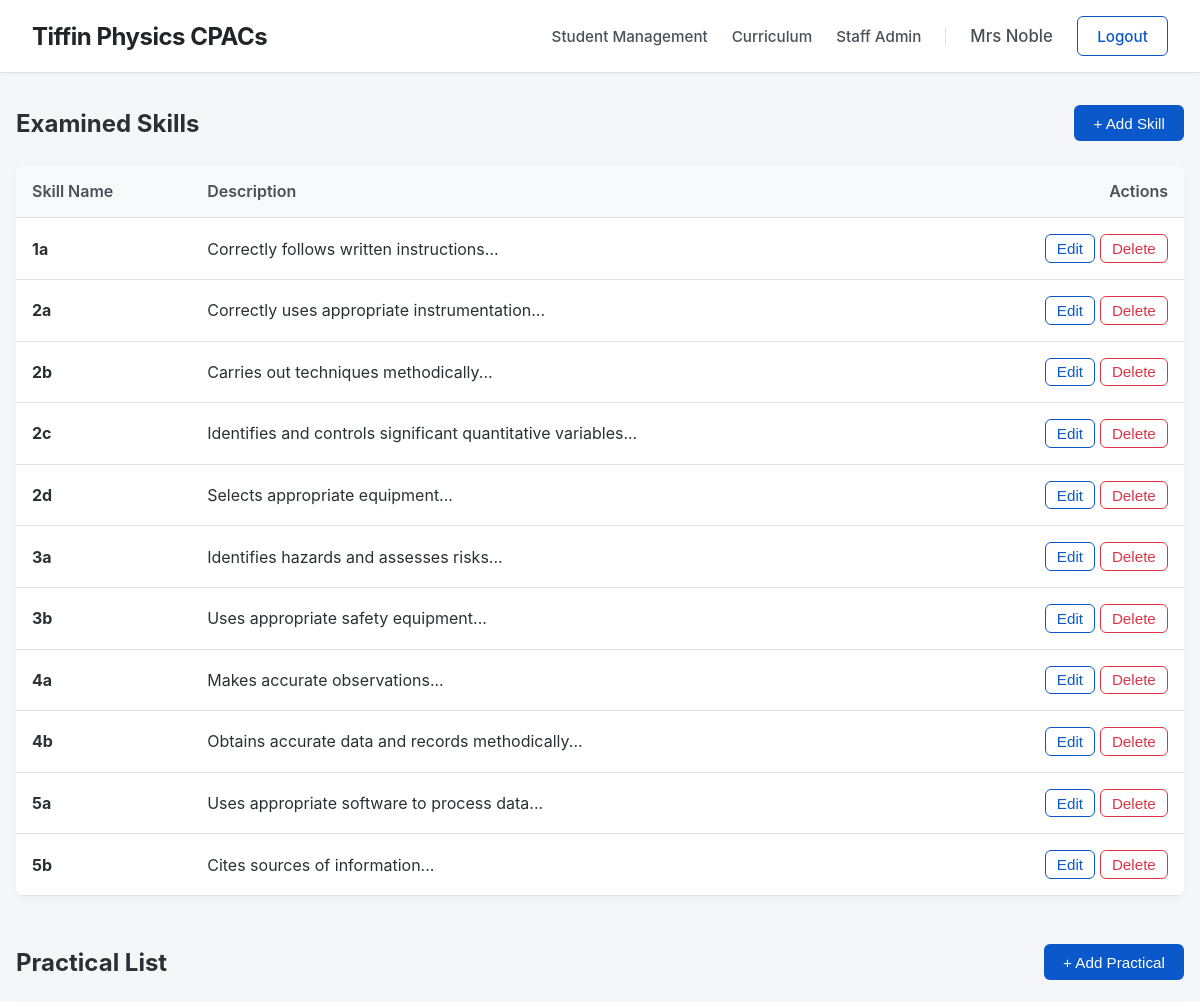
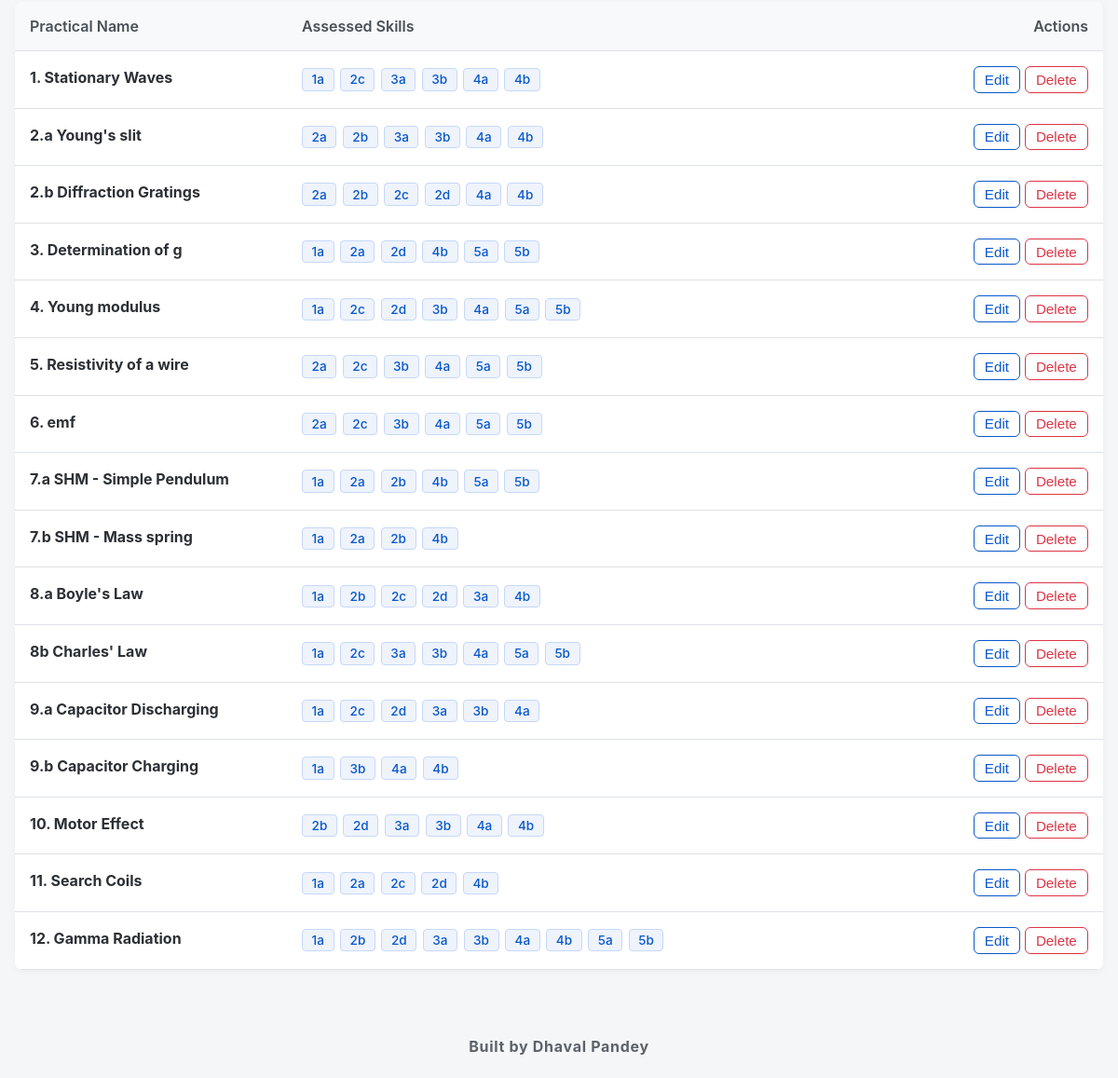
The app's page /curriculum (signed in) with its own data (2 pictures, top to bottom).
### app.py (models this page shows, shortened)
class Teacher(UserMixin, db.Model):
    id = db.Column(db.Integer, primary_key=True)
    email = db.Column(db.String(150), unique=True, nullable=False)
    password = db.Column(db.String(200), nullable=True)
    title = db.Column(db.String(10), nullable=False)
    first_name = db.Column(db.String(100), nullable=False)
    last_name = db.Column(db.String(100), nullable=False)
    @property
    def role(self): return 'teacher'

class Skill(db.Model):
    id = db.Column(db.Integer, primary_key=True)
    name = db.Column(db.String(10), unique=True, nullable=False)
    description = db.Column(db.String(500), nullable=False)

class Practical(db.Model):
    id = db.Column(db.Integer, primary_key=True)
    name = db.Column(db.String(150), nullable=False)
    description = db.Column(db.String(500), nullable=True)

### app.py (the view)
@app.route('/curriculum')
@teacher_required
def curriculum_management():
    skills = Skill.query.order_by(Skill.name).all()
    practicals = Practical.query.all()
    return render_template('curriculum_management.html', skills=skills, practicals=practicals)

### app.py (called while the page is built)
@login_manager.user_loader
def load_user(user_id):
    if user_id.startswith('teacher_'): return Teacher.query.get(int(user_id.split('_')[1]))
    elif user_id.startswith('student_'): return Student.query.get(int(user_id.split('_')[1]))
    return None

def teacher_required(f):
    @wraps(f)
    def decorated_function(*args, **kwargs):
        if not current_user.is_authenticated or current_user.role != 'teacher': abort(403)
        return f(*args, **kwargs)
    return decorated_function

### templates/curriculum_management.html (shortened to what this page needs)
{% extends 'base.html' %} {% block content %}
<div class="section-header">
    <h2 style="margin: 0">Examined Skills</h2>
    <button class="btn" onclick="document.getElementById('addSkillModal').style.display = 'flex'">+ Add Skill</button>
</div>
<table class="data-table">
    <tr>
        <th style="width: 15%">Skill Name</th>
        <th>Description</th>
        <th style="text-align: right; width: 20%">Actions</th>
    </tr>
    {% for sk in skills %}
    <tr>
        <td style="font-weight: bold;">{{ sk.name }}</td>
        <td>{{ sk.description }}</td>
        <td style="text-align: right">
            <button class="btn btn-outline" style="padding: 0.3rem 0.7rem" onclick="openEditSkill({{ sk.id }}, '{{ sk.name|replace("'", "\\'") }}', '{{ sk.description|replace("'", "\\'") }}')">Edit</button>
            <form method="POST" action="{{ url_for('delete_skill', id=sk.id) }}" style="display: inline" onsubmit="return confirm('WARNING: Deleting this skill will remove all associated student marks for this specific skill. Continue?');">
                <button type="submit" class="btn btn-danger" style="padding: 0.3rem 0.7rem">Delete</button>
            </form>
        </td>
    </tr>
    {% endfor %}
</table>
<div class="section-header">
    <h2 style="margin: 0">Practical List</h2>
    <button class="btn" onclick="document.getElementById('addPracticalModal').style.display = 'flex'">+ Add Practical</button>
</div>
<table class="data-table">
    <tr>
        <th style="width: 25%">Practical Name</th>
        <th>Assessed Skills</th>
        <th style="text-align: right; width: 20%">Actions</th>
    </tr>
    {% for p in practicals %}
    <tr>
        <td>
            <strong style="display: block; margin-bottom: 0.3rem;">{{ p.name }}</strong>
        </td>
        <td>
            <div style="display: flex; flex-wrap: wrap; gap: 0.4rem;">
                {% for s in p.skills %}
                <span style="background: #eef3fc; color: var(--primary); padding: 0.2rem 0.6rem; border-radius: 4px; font-size: 0.85rem; font-weight: 500; border: 1px solid #c6d8f9;">
                    {{ s.name }}
                </span>
                {% endfor %}
            </div>
        </td>
        <td style="text-align: right">
            <button class="btn btn-outline" style="padding: 0.3rem 0.7rem" onclick="openEditPractical({{ p.id }}, '{{ p.name|replace("'", "\\'") }}', '{{ p.description|default('', true)|replace("'", "\\'") }}', [{% for s in p.skills %}{{ s.id }}{% if not loop.last %},{% endif %}{% endfor %}])">Edit</button>
            <form method="POST" action="{{ url_for('delete_practical', id=p.id) }}" style="display: inline" onsubmit="return confirm('WARNING: Deleting this practical will remove all associated grading and attendance records permanently. Continue?');">
                <button type="submit" class="btn btn-danger" style="padding: 0.3rem 0.7rem">Delete</button>
            </form>
        </td>
    </tr>
    {% endfor %}
</table>
{% endblock %}

### templates/base.html (shortened to what this page needs)
<!doctype html>
<html lang="en">
	<head>
	</head>
	<body>
		<nav class="navbar">
			<h2>
				<a
					href="{% if current_user.is_authenticated and current_user.role == 'teacher' %}{{ url_for('dashboard') }}{% else %}{{ url_for('home') }}{% endif %}"
					class="navbar-brand"
					>Tiffin Physics CPACs</a
				>
			</h2>
			<div style="display: flex; align-items: center">
				{% if current_user.is_authenticated %} {% if current_user.role
				== 'teacher' %}
				<div class="nav-menu">
					<a href="{{ url_for('dashboard') }}" class="nav-link"
						>Student Management</a
					>
					<a
						href="{{ url_for('curriculum_management') }}"
						class="nav-link"
						>Curriculum</a
					>
					<a
						href="{{ url_for('teacher_management') }}"
						class="nav-link"
						>Staff Admin</a
					>
				</div>
				<span class="user-name"
					>{{ current_user.title }} {{ current_user.last_name }}</span
				>
				{% endif %}
				<a href="{{ url_for('logout') }}" class="btn btn-outline"
					>Logout</a
				>
				{% endif %}
			</div>
		</nav>
		<div class="content-wrapper">
			<div class="container">
				 {% block content %}{%
				endblock %}
			</div>
		</div>
		<b><footer class="site-footer">Built by Dhaval Pandey</footer></b>
	</body>
</html>

### templates/base.html (style rules this page uses)
:root { --bg: #f4f6f8; --text: #2b3035; --primary: #0a58ca; --border: #dee2e6; }
html, body { height: 100%; }
body { font-family: -apple-system, BlinkMacSystemFont, "Segoe UI", Roboto, sans-serif; background: var(--bg); color: var(--text); margin: 0; padding: 0; display: flex; flex-direction: column; }
.navbar { background: #ffffff; padding: 1rem 2rem; border-bottom: 1px solid var(--border); display: flex; justify-content: space-between; align-items: center; box-shadow: 0 1px 3px rgba(0, 0, 0, 0.03); }
.navbar h2 { margin: 0; font-weight: 700; letter-spacing: -0.5px; }
.navbar-brand { text-decoration: none; color: #212529; transition: color 0.2s ease; }
.nav-menu { display: flex; gap: 1.5rem; align-items: center; margin-right: 1.5rem; padding-right: 1.5rem; border-right: 1px solid var(--border); }
.nav-link { text-decoration: none; color: #495057; font-weight: 500; font-size: 0.95rem; transition: color 0.2s; }
.user-name { font-weight: 500; font-size: 1.05rem; margin-right: 1.5rem; color: #495057; }
.content-wrapper { flex: 1; }
.container { max-width: 1400px; margin: 2rem auto; padding: 0 1rem; }
.btn { padding: 0.6rem 1.2rem; border: none; border-radius: 6px; background: var(--primary); color: white; cursor: pointer; text-decoration: none; font-size: 0.95rem; font-weight: 500; transition: background 0.2s; }
.btn-outline { background: transparent; border: 1px solid var(--primary); color: var(--primary); }
.btn-danger { background: white; border: 1px solid #dc3545; color: #dc3545; }
.site-footer { text-align: center; padding: 1.5rem; color: #5d6268; font-size: 1rem; letter-spacing: 0.7px; background: transparent; }

### templates/curriculum_management.html (style rules this page uses)
.data-table { width: 100%; border-collapse: collapse; background: white; border-radius: 8px; overflow: hidden; box-shadow: 0 2px 10px rgba(0, 0, 0, 0.04); margin-bottom: 3rem; }
.data-table th, .data-table td { padding: 1rem; text-align: left; border-bottom: 1px solid var(--border); }
.data-table th { background: #f8f9fa; font-weight: 600; color: #495057; }
.section-header { display: flex; justify-content: space-between; align-items: center; margin-bottom: 1.5rem; margin-top: 1rem; }

### records on screen
Teacher: title "Mrs", last_name "Noble"
Skill: name "1a", description "Correctly follows written instructions..."
Skill: name "2a", description "Correctly uses appropriate instrumentation..."
Skill: name "2b", description "Carries out techniques methodically..."
Skill: name "2c", description "Identifies and controls significant quantitative variables..."
Skill: name "2d", description "Selects appropriate equipment..."
Skill: name "3a", description "Identifies hazards and assesses risks..."
Skill: name "3b", description "Uses appropriate safety equipment..."
Skill: name "4a", description "Makes accurate observations..."
Skill: name "4b", description "Obtains accurate data and records methodically..."
Skill: name "5a", description "Uses appropriate software to process data..."
Skill: name "5b", description "Cites sources of information..."
Practical: name "1. Stationary Waves"
Practical: name "2.a Young's slit"
Practical: name "2.b Diffraction Gratings"
Practical: name "3. Determination of g"
Practical: name "4. Young modulus"
Practical: name "5. Resistivity of a wire"
Practical: name "6. emf"
Practical: name "7.a SHM - Simple Pendulum"
Practical: name "7.b SHM - Mass spring"
Practical: name "8.a Boyle's Law"
Practical: name "8b Charles' Law"
Practical: name "9.a Capacitor Discharging"
Practical: name "9.b Capacitor Charging"
Practical: name "10. Motor Effect"
Practical: name "11. Search Coils"
Practical: name "12. Gamma Radiation"
